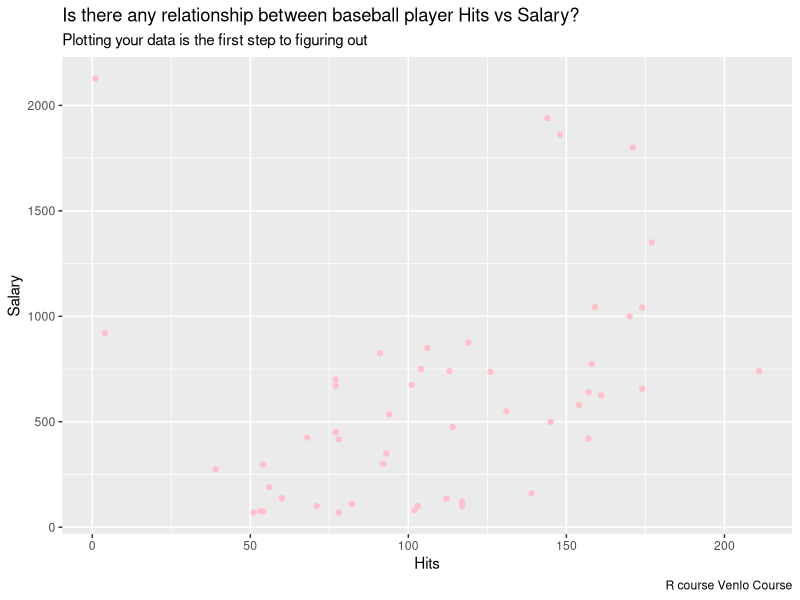
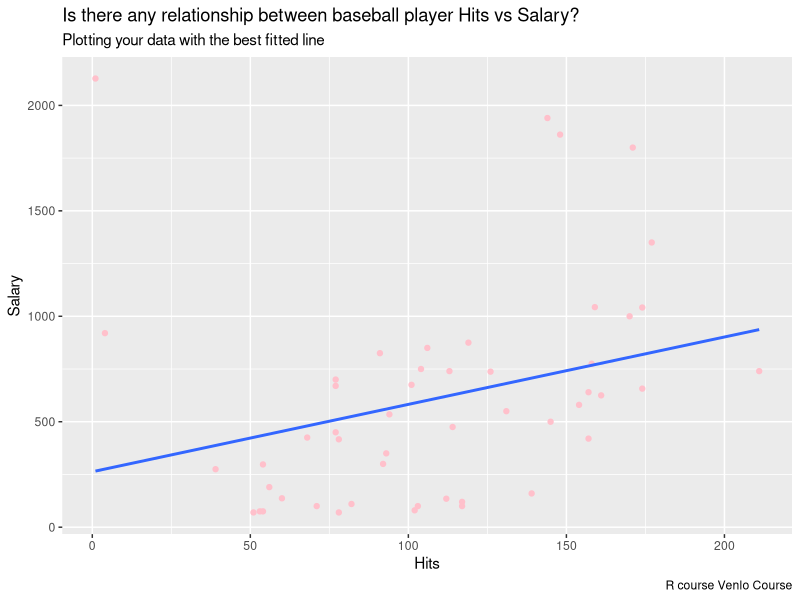
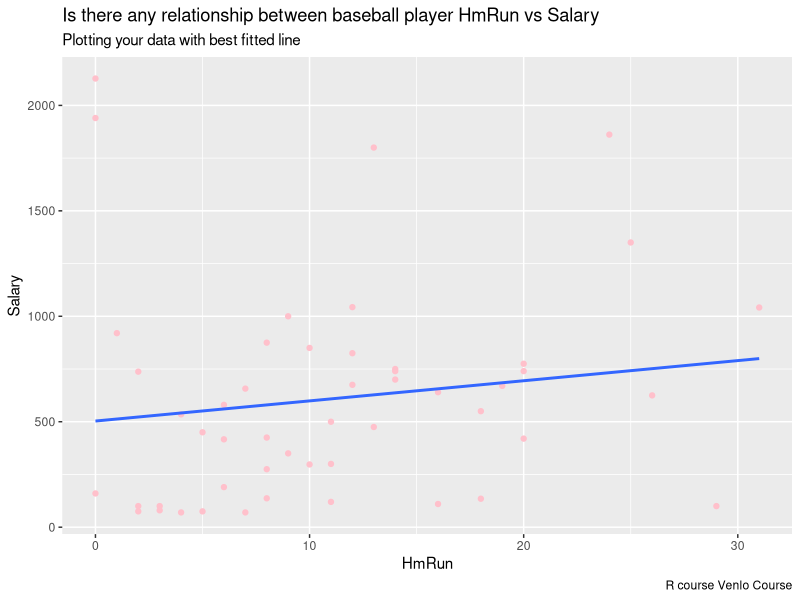

R code for these plots, in order:
## ---- chunk 1
knitr::opts_chunk$set(echo = TRUE)
## ---- chunk 2
library(readxl) # import library
baseball <- read_excel("Baseball.xlsx") # import the baseball.xlsx file
## ---- chunk 3
# add your command here
## ---- chunk 4
# add your command here
## ---- chunk 5
# convert the variable "League" into factor
baseball$League <- factor(baseball$League)
# convert the variable "Division" into factor
baseball$Division <- factor(baseball$Division)
# convert the variable "NewLeague" into factor
## add here your command
## ---- chunk 6
str(baseball)
## ---- chunk 7
summary(baseball)
## ---- chunk 8
library(ggplot2) # import ggplot2 library for visualisation
ggplot(baseball, aes(x = Hits, y = Salary)) +
  geom_point(col = "pink") +
  labs(title = "Is there any relationship between baseball player Hits vs Salary?",
       subtitle = "Plotting your data is the first step to figuring out",
       caption = "R course Venlo Course")
## ---- chunk 9
ggplot(baseball, aes(x = Hits, y = Salary)) +
  geom_point(col = "pink") +
  geom_smooth(method='lm',  # Add linear regression line 
              se = FALSE) + # # Don't add shaded confidence region
  labs(title = "Is there any relationship between baseball player Hits vs Salary?",
       subtitle = "Plotting your data with the best fitted line",
       caption = "R course Venlo Course")

## ---- chunk 10
baseball_simple <- lm(formula = Salary ~ Hits, # linear regression formula (Dependent ~ Independent)
                data = baseball) # the name of my dataset
## ---- chunk 11
summary(baseball_simple)
## ---- chunk 12
baseball_simple$coefficients
## ---- chunk 13
ggplot(baseball, aes(x = HmRun, y = Salary)) +
  geom_point(col = "pink") +
  geom_smooth(method='lm',  # Add linear regression line 
              se = FALSE) + # # Don't add shaded confidence region
  labs(title = "Is there any relationship between baseball player HmRun vs Salary",
       subtitle = "Plotting your data with best fitted line",
       caption = "R course Venlo Course")
## ---- chunk 14
# add your command here
## ---- chunk 15
# add your command here
